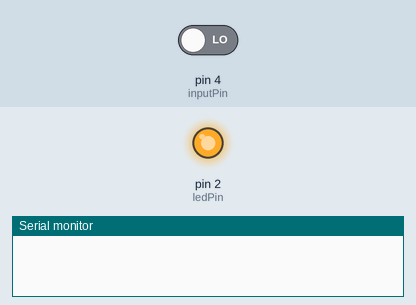
Recording of a sketch running on a simulated Arduino Uno, built with avr-gcc and run on an emulated ATmega328P. Shown: output pins drawn as LEDs (lit = HIGH), the last lines printed to the serial monitor. The test bench sets the inputs (shaded band); at power-on: pin 4 (inputPin) LOW.

Above: at 1.2 s.
1.3 s: pin 4 (inputPin) driven HIGH
At 2.2 s:
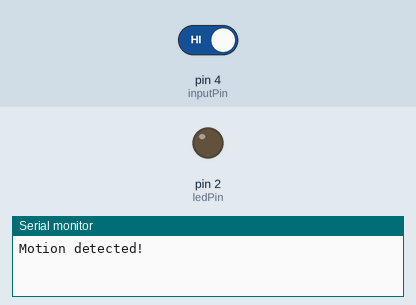
2.8 s: pin 4 (inputPin) driven LOW
At 3.4 s:
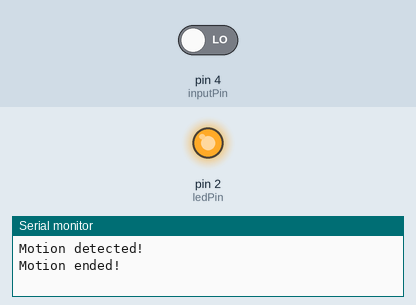
Timing chart, 0 to 5.8 s (numbered marks = the images above; inputs shaded):
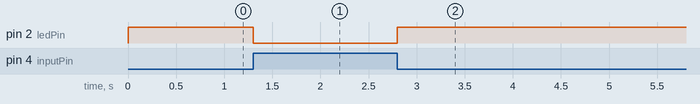

The sketch:

PIR_test_wemos.ino
```cpp
/*
 * PIR sensor tester
 */

int ledPin = 2;    // GPIO2 == pin D4      // choose the pin for the LED
int inputPin = 4;  // GPIO4 == pin D2      // choose the input pin (for PIR sensor)
int pirState = LOW;             // we start, assuming no motion detected
int val = 0;                    // variable for reading the pin status

void setup() {
  pinMode(ledPin, OUTPUT);      // declare LED as output
  pinMode(inputPin, INPUT);     // declare sensor as input

  Serial.begin(9600);
}

void loop(){
  val = digitalRead(inputPin);  // read input value
  if (val == HIGH) {            // check if the input is HIGH
    digitalWrite(ledPin, LOW);  // turn LED ON
    if (pirState == LOW) {     // we have just turned on
      Serial.println("Motion detected!");   // We only want to print on the output change, not state
      pirState = HIGH;
    }
  } else {
    digitalWrite(ledPin, HIGH); // turn LED OFF
    if (pirState == HIGH){   // we have just turned off
      Serial.println("Motion ended!");   // We only want to print on the output change, not state
      pirState = LOW;
    }
  }

  /*digitalWrite(ledPin, HIGH);  // turn LED ON
  delay(500);
  digitalWrite(ledPin, LOW);  // turn LED OFF
  delay(500);*/
}
```

Measured:
- after the input at 1.3 s, pin 2 (ledPin): HIGH → LOW at once
- after the input at 2.8 s, pin 2 (ledPin): LOW → HIGH at once
